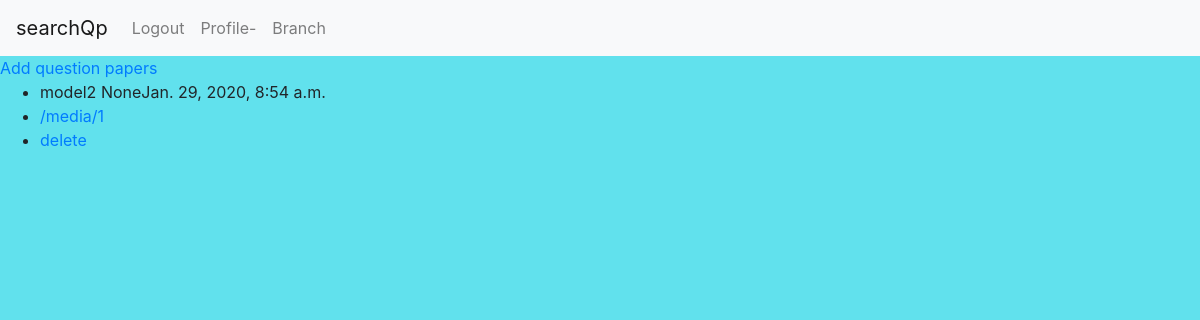
The page /searchqpapp/1/question_papers/ (signed in) on the database its author committed.
### searchqpapp/models.py (models this page shows, shortened)
class QuestionPaper(models.Model):
    author = models.ForeignKey(get_user_model(), on_delete=models.CASCADE, null=True, blank=True )
    subject = models.ForeignKey(Subject, on_delete=models.CASCADE)
    questionPaperModel = models.CharField(max_length=10)  # CIA1,CIA2,MODEL,SEM
    description = models.TextField()
    date = models.DateTimeField(default=now())
    fileImage = models.ImageField(upload_to="searchqpapp/images")
    filePdfField = models.FileField(upload_to="searchqpapp/pdf")

### searchqpapp/views.py (the view)
# urls.py: path('<int:pk>/question_papers/', SubjectDetailView.as_view(),name='subject-detail'),
class SubjectDetailView(LoginRequiredMixin, DetailView):
    model = Subject
    template_name = 'searchqpapp/subject_detail.html'
    context_object_name = 'subjects'

### templates/searchqpapp/subject_detail.html
{% include 'authentication/base.html' %}
{% block content %}
<a href="{% url 'searchqpapp:subject-create-form' %}">Add question papers</a>
{% if subjects.questionpaper_set.all %}
    <ul>
        {% for questionPaper in subjects.questionpaper_set.all %}
        <li>{{ questionPaper.questionPaperModel }} {{ questionPaper.author }}{{ questionPaper.date }}</li>
        <li><a href="{{ questionPaper.filePdfField.url }}">{{ questionPaper.filePdfField.url }}</a> </li>
        <li><a href="{% url 'searchqpapp:delete-Question-paper' questionPaper.pk %}">delete</a></li>
        {% endfor %}
    </ul>
{% else %}
    <h3>There are no question papers</h3>
{% endif %}
{% endblock %}

### static/authentication/style.css (style rules this page uses)
body { background: #61e1ed; }

### rows shown on the page
QuestionPaper: questionPaperModel "model2", author "None", date "Jan. 29, 2020, 8:54 a.m.", filePdfField "/media/1"
